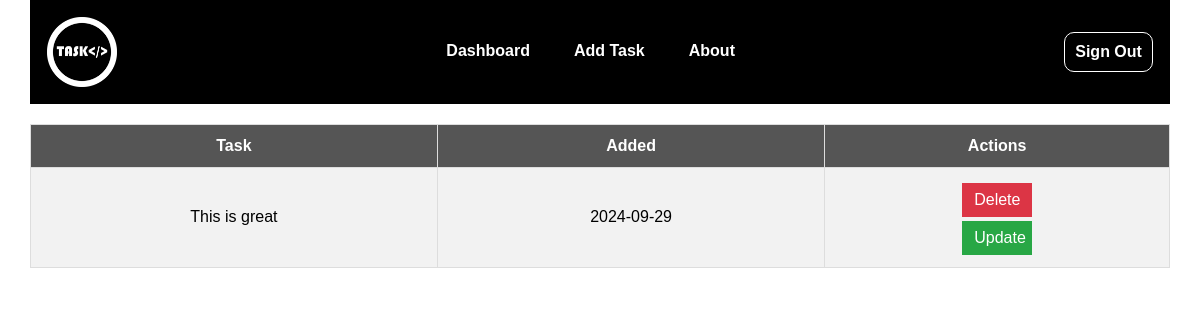
Page /dashboard (signed in) on the earlier database version.
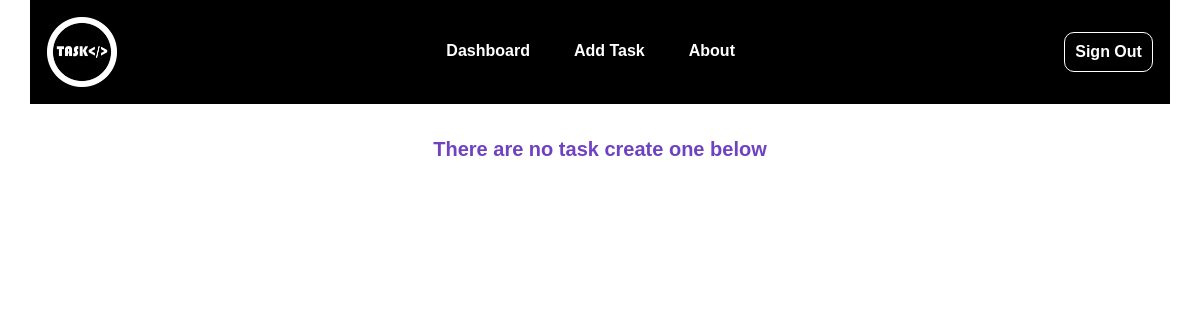
Same page on the later database version.
### app.py (models this page shows, shortened)
class Todo(db.Model):
    id = db.Column(db.Integer, primary_key=True)
    task = db.Column(db.String, nullable=False)
    completed = db.Column(db.Boolean, default=False)  # Use Boolean for completed
    user_id = db.Column(db.Integer, db.ForeignKey('user.id'), nullable=False)  # Use 'users.id' for foreign key
    date_created = db.Column(db.DateTime, default=datetime.utcnow)

### app.py (the view)
@app.route('/dashboard')
@login_required
def dashboard():
    tasks = Todo.query.filter_by(user_id=current_user.id).order_by(Todo.date_created).all()
    return render_template("dashboard.html", tasks = tasks)

### app.py (called while the page is built)
@login_manager.user_loader
def user_loader(user_id):
    return User.query.get(int(user_id))

### templates/dashboard.html (shortened to what this page needs)
{% extends 'base.html' %}
{% block body %}
    <section class="dashboard">
        <nav>
            <img src="{{ url_for('static', filename='./style/IMG/logo3.png') }}" alt="" style="height: 70px;">
            <ul>
                <li><a href="{{ url_for('dashboard' ) }}">Dashboard</a></li>
                <li><a href="{{ url_for('add' ) }}">Add Task</a></li>
                <li><a href="#">About</a></li>
            </ul>
            <a href="{{ url_for('logout' ) }}" class="logout">Sign Out</a>
        </nav>
    {% if tasks|length < 1 %}
    <h4 class="no_task">There are no task create one below</h4>
    {% else %}
    <table border="0">
        <tr>
            <th>Task</th>
            <th>Added</th>
            <th>Actions</th>
        </tr>
        {% for task in tasks %}
            <tr>
                <td>{{ task.task }}</td>
                <td>{{ task.date_created.date() }}</td>
                <td>
                    <a href="/delete/{{task.id}}" class="delete">Delete</a>
                    <br>
                    <a href="/update/{{task.id}}" class="update">Update</a>
                </td>
            </tr>
        {% endfor %}
    </table>
    {% endif %}
    </section>
{% endblock %}

### templates/base.html (shortened to what this page needs)
<!DOCTYPE html>
<html lang="en">
<head>
    <link rel="stylesheet" href="{{ url_for('static', filename='style/style.css') }}">
</head>
<body>
    {% block body %}
    {% endblock %}
</body>
</html>

### static/style/style.css (style rules this page uses)
* { padding: 0; margin: 0; box-sizing: border-box; }
section { padding: 0% 2.5%; }
nav { display: flex; align-items: center; align-content: center; justify-content: space-between; z-index: 1000; background: #000; padding: 1.5%; }
nav ul { display: flex; }
nav ul li { list-style: none; margin: 0px 10px; }
nav ul li a { text-decoration: none; font: bold 1em sans-serif; color: #fff; border-bottom: 2px solid transparent; transition: background 0.3s ease; padding: 8px 12px; border-radius: 4px; }
nav a.logout { text-decoration: none; border: 1px solid #fff; font: bold 1em sans-serif; background: transparent; padding: 10px; border-radius: 10px; color: #fff; transition: background 0.3s ease; }
section.dashboard { padding-top: 0%; }
h4.no_task { margin-top: 3%; text-align: center; font: bold 20px sans-serif; color: #6f42c1; }
a { text-decoration: none; display: inline-block; }

Differences in the rows shown:
removed Todo: task "This is great", date_created "2024-09-29"
Other differences:
text no longer shown: "Task Added Actions"
text now shown: "There are no task create one below"
